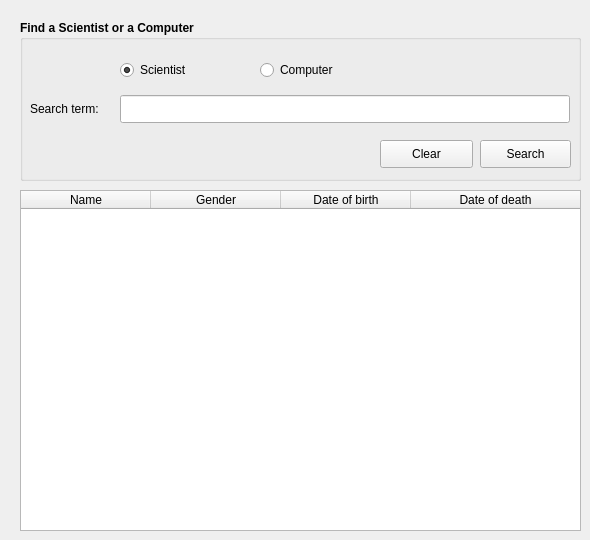
    <widget class="QWidget" name="tabFind">
     <attribute name="title">
      <string>Find</string>
     </attribute>
     <widget class="QLabel" name="label">
      <property name="geometry">
       <rect>
        <x>30</x>
        <y>95</y>
        <width>85</width>
        <height>28</height>
       </rect>
      </property>
      <property name="text">
       <string>Search term:</string>
      </property>
     </widget>
     <widget class="QLineEdit" name="TxtSearchTerm">
      <property name="geometry">
       <rect>
        <x>120</x>
        <y>95</y>
        <width>450</width>
        <height>28</height>
       </rect>
      </property>
     </widget>
     <widget class="QGroupBox" name="groupBox_2">
      <property name="geometry">
       <rect>
        <x>20</x>
        <y>20</y>
        <width>561</width>
        <height>161</height>
       </rect>
      </property>
      <property name="font">
       <font>
        <weight>75</weight>
        <bold>true</bold>
       </font>
      </property>
      <property name="title">
       <string>Find a Scientist or a Computer</string>
      </property>
      <widget class="QRadioButton" name="radioBScientist">
       <property name="geometry">
        <rect>
         <x>100</x>
         <y>40</y>
         <width>95</width>
         <height>20</height>
        </rect>
       </property>
       <property name="font">
        <font>
         <weight>50</weight>
         <bold>false</bold>
        </font>
       </property>
       <property name="text">
        <string>Scientist</string>
       </property>
       <property name="checked">
        <bool>true</bool>
       </property>
      </widget>
      <widget class="QRadioButton" name="radioBComputer">
       <property name="geometry">
        <rect>
         <x>240</x>
         <y>40</y>
         <width>95</width>
         <height>20</height>
        </rect>
       </property>
       <property name="font">
        <font>
         <weight>50</weight>
         <bold>false</bold>
        </font>
       </property>
       <property name="text">
        <string>Computer</string>
       </property>
      </widget>
      <widget class="QPushButton" name="Searchbutton">
       <property name="geometry">
        <rect>
         <x>460</x>
         <y>120</y>
         <width>91</width>
         <height>28</height>
        </rect>
       </property>
       <property name="font">
        <font>
         <weight>50</weight>
         <bold>false</bold>
        </font>
       </property>
       <property name="text">
        <string>Search</string>
       </property>
      </widget>
      <widget class="QLabel" name="prufasearch">
       <property name="geometry">
        <rect>
         <x>420</x>
         <y>73</y>
         <width>151</width>
         <height>20</height>
        </rect>
       </property>
       <property name="text">
        <string/>
       </property>
      </widget>
      <widget class="QPushButton" name="btnClearFind">
       <property name="geometry">
        <rect>
         <x>360</x>
         <y>120</y>
         <width>93</width>
         <height>28</height>
        </rect>
       </property>
       <property name="font">
        <font>
         <weight>50</weight>
         <bold>false</bold>
        </font>
       </property>
       <property name="text">
        <string>Clear</string>
       </property>
      </widget>
     </widget>
     <widget class="QTableWidget" name="SearchShowlist">
      <property name="enabled">
       <bool>true</bool>
      </property>
      <property name="geometry">
       <rect>
        <x>20</x>
        <y>190</y>
        <width>561</width>
        <height>341</height>
       </rect>
      </property>
      <property name="editTriggers">
       <set>QAbstractItemView::NoEditTriggers</set>
      </property>
      <property name="tabKeyNavigation">
       <bool>true</bool>
      </property>
      <attribute name="horizontalHeaderDefaultSectionSize">
       <number>130</number>
      </attribute>
      <attribute name="horizontalHeaderMinimumSectionSize">
       <number>30</number>
      </attribute>
      <attribute name="horizontalHeaderStretchLastSection">
       <bool>true</bool>
      </attribute>
      <column>
       <property name="text">
        <string>Name</string>
       </property>
      </column>
      <column>
       <property name="text">
        <string>Gender</string>
       </property>
      </column>
      <column>
       <property name="text">
        <string>Date of birth</string>
       </property>
      </column>
      <column>
       <property name="text">
        <string>Date of death</string>
       </property>
      </column>
     </widget>
     <zorder>groupBox_2</zorder>
     <zorder>label</zorder>
     <zorder>TxtSearchTerm</zorder>
     <zorder>SearchShowlist</zorder>
    </widget>
